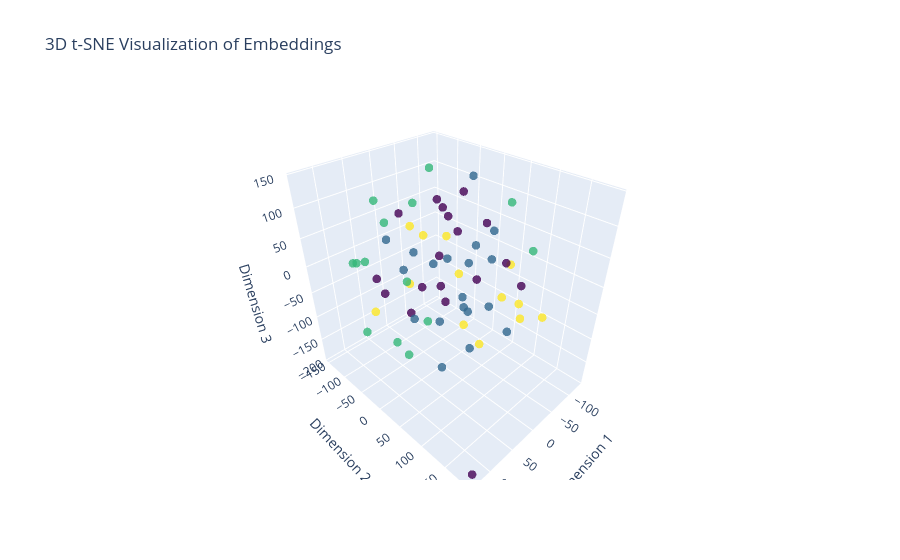

The notebook cell this image was saved under:
### Markdown cell above
This code snippet provides a summary for generating a 3D t-SNE visualization of embeddings using Plotly. It demonstrates how words that are similar to each other are positioned closer together.

### Code cell
batch = next(iter(valid_dataloader))
label, text, offsets = batch
text = text.to(device)
offsets = offsets.to(device)
embedded = model.embedding(text, offsets)
embeddings_numpy = embedded.detach().cpu().numpy()
X_embedded_3d = TSNE(n_components=3).fit_transform(embeddings_numpy)
trace = go.Scatter3d(x=X_embedded_3d[:, 0], y=X_embedded_3d[:, 1], z=X_embedded_3d[:, 2], mode='markers', marker=dict(size=5, color=label.numpy(), colorscale='Viridis', opacity=0.8))
layout = go.Layout(title='3D t-SNE Visualization of Embeddings', scene=dict(xaxis_title='Dimension 1', yaxis_title='Dimension 2', zaxis_title='Dimension 3'))
fig = go.Figure(data=[trace], layout=layout)
fig.show()

### Figure 1 — Plotly figure (JSON) as saved in the notebook; plotly's stock layout.template omitted (floating-point values rounded to 4 significant figures)
{"data": [{"marker": {"color": [1, 0, 0, 1, 2, 0, 3, 0, 2, 1, 1, 3, 3, 1, 3, 1, 3, 0, 2, 0, 3, 0, 3, 2, 2, 3, 1, 1, 1, 0, 2, 0, 1, 2, 1, 0, 1, 1, 0, 0, 3, 0, 1, 0, 3, 2, 1, 3, 0, 2, 1, 2, 2, 1, 0, 2, 1, 3, 2, 2, 1, 3, 0, 0], "colorscale": [[0.0, "#440154"], [0.1111, "#482878"], [0.2222, "#3e4989"], [0.3333, "#31688e"], [0.4444, "#26828e"], [0.5556, "#1f9e89"], [0.6667, "#35b779"], [0.7778, "#6ece58"], [0.8889, "#b5de2b"], [1.0, "#fde725"]], "opacity": 0.8, "size": 5}, "mode": "markers", "type": "scatter3d", "x": [-23.95, -77.92, -69.17, -103.1, 39.56, -91.41, 12.1, 20.38, -57.26, -69.1, 85.77, 18.71, -34.6, 61.07, -129.6, -13.43, -32.0, 123.8, 84.63, 34.57, 74.39, -90.53, -121.5, 87.87, 129.0, -90.06, -59.54, 5.864, -60.13, -71.38, -43.26, 124.9, 11.86, 76.99, 28.43, 77.29, 77.11, -127.2, -61.15, 48.89, 71.82, -34.16, 6.196, -3.332, -60.23, 117.0, 11.73, -5.906, -60.17, -25.24, 15.04, -56.08, -34.73, 28.41, -104.9, 57.81, -47.29, 39.64, 31.15, 132.0, -8.345, -69.4, -43.94, 126.4], "y": [-10.53, -86.12, 13.2, -36.59, -147.6, -53.76, 49.41, -22.66, 124.1, 8.574, 88.81, 31.01, -78.3, 105.5, 35.4, 124.1, 56.42, 74.49, -101.5, -51.52, -79.45, 88.05, 28.13, -15.48, 47.04, 92.83, 3.431, 1.147, 6.812, -64.1, -68.89, 8.279, 108.0, 4.12, -29.94, -43.71, 66.53, -2.933, 77.01, 55.39, 10.52, -37.02, -85.02, -10.26, -143.3, -58.3, -56.71, 144.8, 36.43, -117.4, 77.17, 81.96, -102.1, -96.24, -54.05, 30.41, 59.78, 86.22, -116.3, -20.41, 38.23, 146.0, -28.74, 188.8], "z": [8.262, -41.58, -41.63, -46.27, -30.05, 14.82, 24.11, -30.68, 63.84, 21.69, -82.51, 80.8, 19.71, 20.55, -29.47, -55.01, -133.9, 28.82, 7.534, 92.16, -81.76, -28.62, -97.87, 109.3, -34.21, -91.88, -109.4, -95.35, 138.8, -129.7, 135.3, 49.35, 73.54, -120.4, 33.34, -25.15, 77.18, 21.7, 21.89, 141.6, 16.91, -62.38, -33.13, 115.2, 3.541, 40.49, -119.5, 11.24, 74.29, -87.69, -99.57, 123.3, 69.96, 29.02, 83.01, -48.11, -61.29, -32.7, 90.44, -54.86, -33.53, -47.5, 68.49, -190.4]}], "layout": {"scene": {"xaxis": {"title": {"text": "Dimension 1"}}, "yaxis": {"title": {"text": "Dimension 2"}}, "zaxis": {"title": {"text": "Dimension 3"}}}, "title": {"text": "3D t-SNE Visualization of Embeddings"}}}
